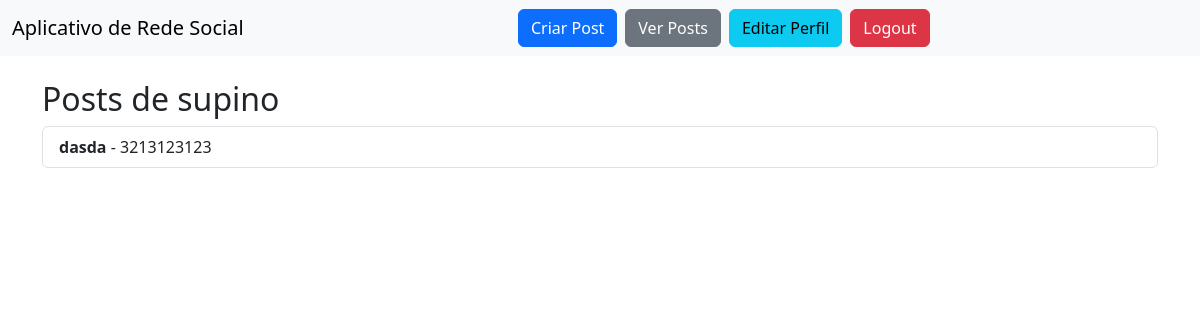
/posts/user/3 (signed in), run on an earlier commit of the app's database.
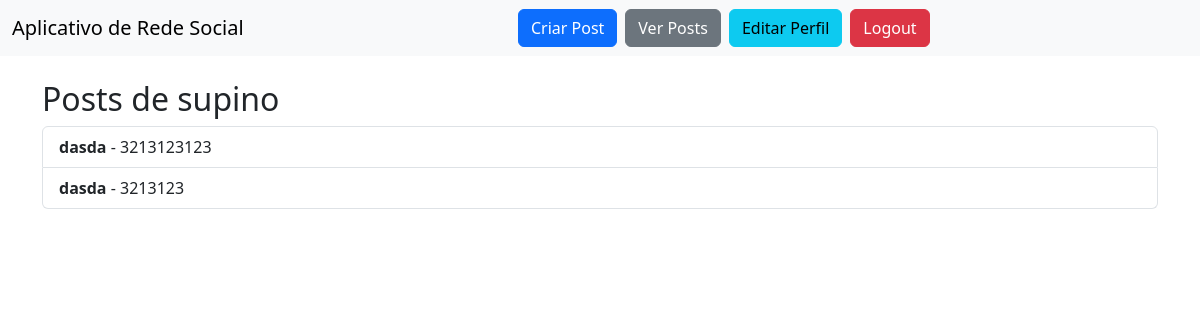
And on a later commit of the database.
### models.py (models this page shows)
class Post(db.Model):
    __tablename__ = 'posts'
    id = db.Column(db.Integer, primary_key=True)
    titulo = db.Column(db.String(200), nullable=False)
    descricao = db.Column(db.Text, nullable=False)
    user_id = db.Column(db.Integer, db.ForeignKey('usuarios.id'), nullable=False)

### routes/posts_routes.py (the view)
    @app.route('/posts/user/<int:user_id>', methods=['GET'])
    def posts_by_user(user_id):
        current_user_id = get_current_user_id()
        if not current_user_id:
            flash("Você precisa estar logado para ver posts de um usuário.", "error")
            return redirect(url_for('login'))
        user = Usuario.query.get_or_404(user_id)
        posts = Post.query.filter_by(user_id=user_id).all()
        return render_template('posts/posts_by_user.html', user=user, posts=posts)

### routes/posts_routes.py (called while the page is built)
def get_current_user_id():
    access_token = session.get('access_token')
    if not access_token:
        return None
    try:
        decoded = decode_token(access_token)
        return int(decoded.get("sub"))
    except Exception:
        return None

### templates/posts/posts_by_user.html (shortened to what this page needs)
{% extends "base.html" %}
{% block content %}
    <h2>Posts de {{ user.nome }}</h2>
    <ul class="list-group">
        {% for post in posts %}
            <li class="list-group-item">
                <strong>{{ post.titulo }}</strong> - {{ post.descricao }}
            </li>
        {% endfor %}
    </ul>
{% endblock %}

What changed in the data, as far as the page shows it:
added Post: titulo "dasda", descricao "3213123"
